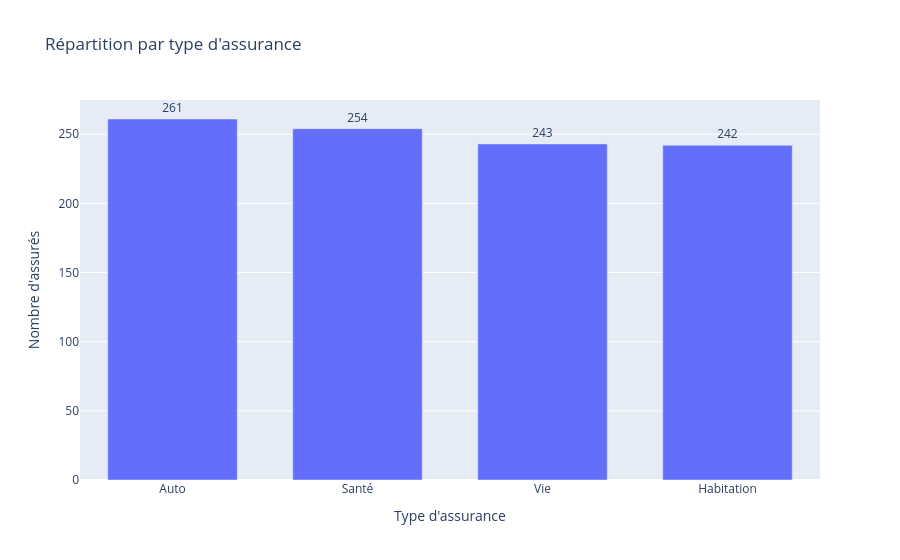

The notebook cell this image was saved under:
### Code cell
import plotly.graph_objects as go

fig = go.Figure(
    data=[
        go.Bar(
            x=repartition_assurance["type_assurance"],
            y=repartition_assurance["frequence"],
            text=repartition_assurance["frequence"],
            textposition="outside"
        )
    ]
)

fig.update_layout(
    title="Répartition par type d'assurance",
    xaxis_title="Type d'assurance",
    yaxis_title="Nombre d'assurés",
    bargap=0.3
)

fig.show()

### Figure 1 — Plotly figure (JSON) as saved in the notebook; plotly's stock layout.template omitted (floating-point values rounded to 4 significant figures)
{"data": [{"text": [261.0, 254.0, 243.0, 242.0], "textposition": "outside", "type": "bar", "x": ["Auto", "Santé", "Vie", "Habitation"], "y": [261, 254, 243, 242]}], "layout": {"bargap": 0.3, "title": {"text": "Répartition par type d'assurance"}, "xaxis": {"title": {"text": "Type d'assurance"}}, "yaxis": {"title": {"text": "Nombre d'assurés"}}}}
